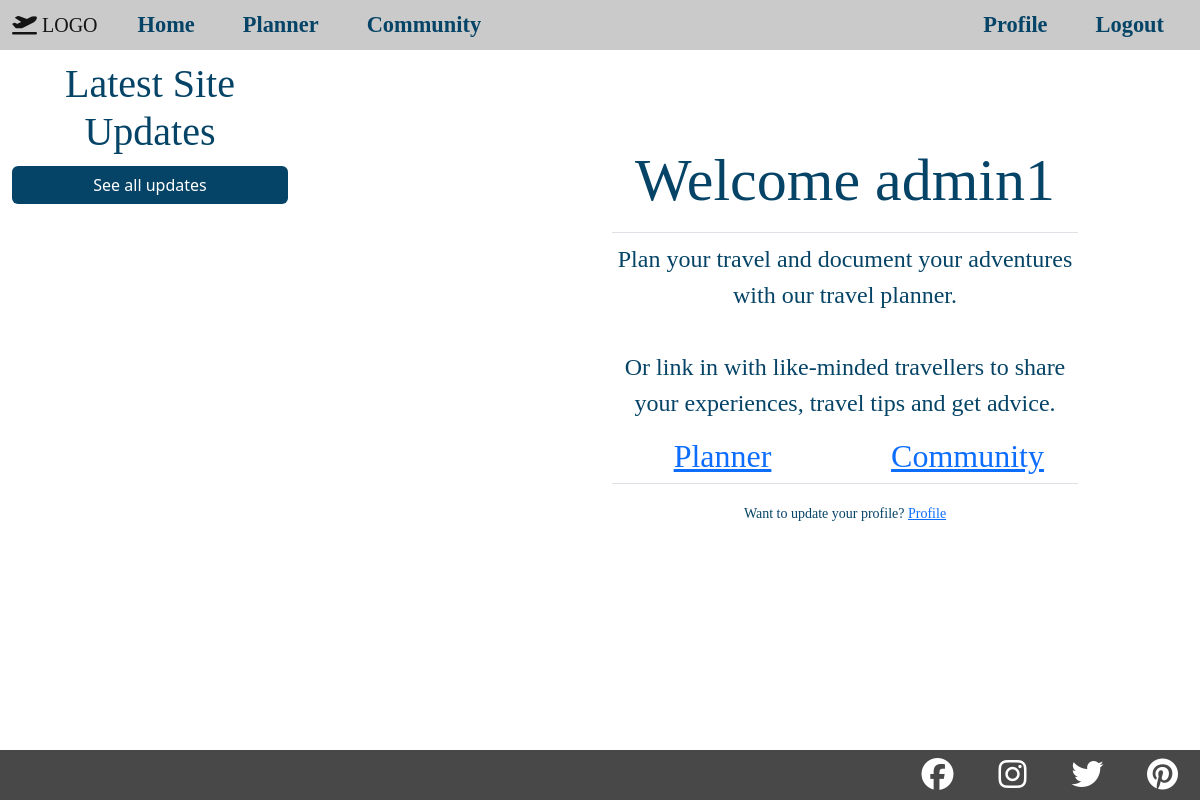
Page / (signed in) on the earlier database version.
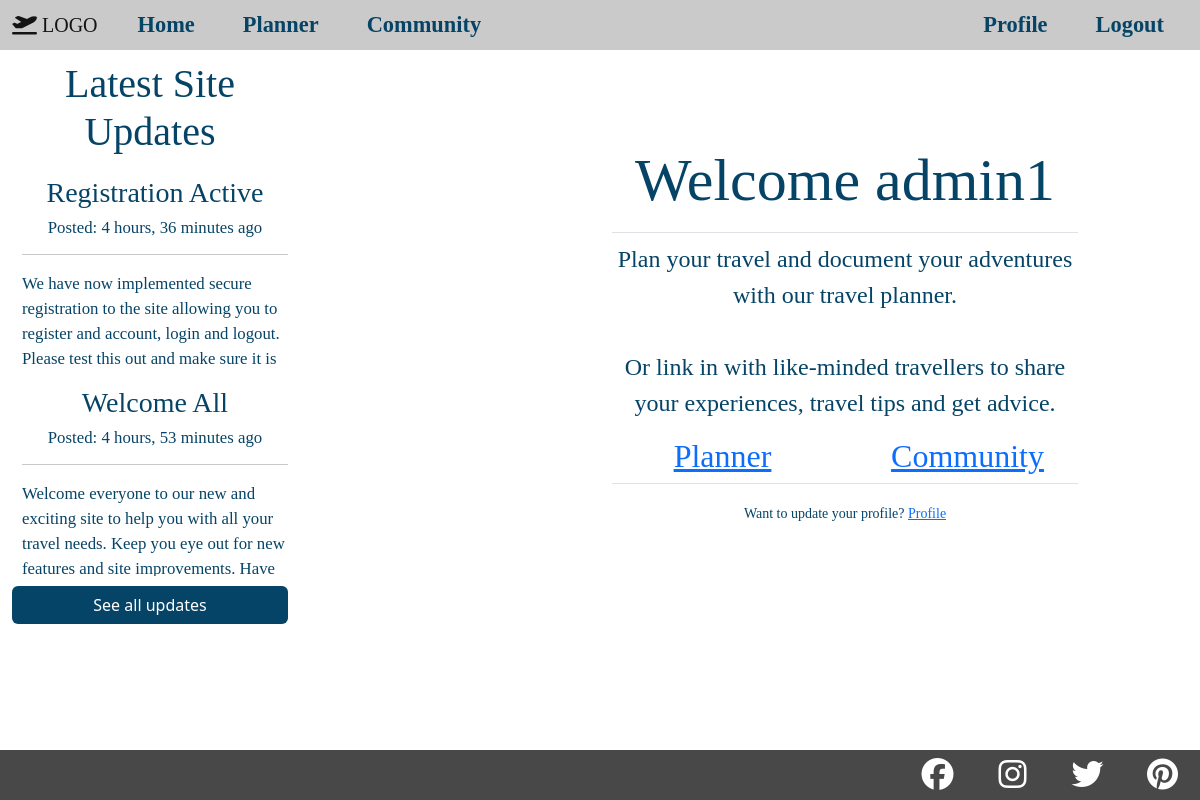
Same page on the later database version.
### site_updates/models.py (models this page shows, shortened)
class Update(models.Model):
    topic = models.ForeignKey(UpdateCatagory, on_delete=models.CASCADE)
    title = models.CharField(max_length=100)
    content = models.TextField()
    update_image = models.ImageField(default=None, upload_to='media/update_pics/', blank=True)
    published_on = models.DateTimeField(auto_now_add=True)
    updated_on = models.DateTimeField(auto_now=True)
    status = models.IntegerField(choices=STATUS, default=0)
    class Meta:
        ordering = ('-published_on',)

### home/views.py (the view)
# urls.py: path('', TravelHome.as_view(), name="travel-home"),
class TravelHome(View):
    def get(self, request):
        updates = Update.objects.filter(status=1).order_by('-published_on')[0:3]
        if request.user.is_authenticated:
            return render(
                request,
                "home/travel-home.html",
                {
                    "tab_title": "Home",
                    "updates": updates,
                },
            )
        else:
            return redirect('home-login')

### home/templates/home/travel-home.html (shortened to what this page needs)
{% extends "home/home-base.html" %}
{% load crispy_forms_tags %}
{% block form-content %}
    <fieldset class="form-group welcome">
        <legend class="border-bottom mb-2 p-2 text-center">
            <h4>
                Welcome {{ user.username }}
                <br>
            </h4>
        </legend>
        <p class="text-center">Plan your travel and document your adventures with our travel planner.<br><br>
            Or link in with like-minded  travellers to share your experiences, travel tips and get advice.</p>
        <div class="row">
            <div class="col">
                <a href="#"><h5 class="text-center">Planner</h5></a>
            </div>
            <div class="col">
                <a href="#"><h5 class="text-center">Community</h5></a>
            </div>
        </div>
    </fieldset>
    <div class="border-top pt-3 mb-3 text-center">
        <small class="p-font">
            Want to update your profile? <a class="ml-2" href="#">Profile</a>
        </small>
    </div>
{% endblock form-content %}

### home/templates/home/home-base.html (shortened to what this page needs)
{% extends "home/base.html" %}
{% block content %}
    <div class="row m-0">
        <div class="d-none d-lg-block col-3 admin-updates-col-main">
            <div class="updates-intro">
                <h4 class="text-center">Latest Site Updates</h4>
            </div>
            {% for update in updates %}
                <div class="update-container">
                    <h4 class="text-center">{{ update.title }}</h4>
                    <h6 class="text-center">Posted: {{ update.published_on|timesince }} ago</h6>
                    <hr>
                    <P>{{ update.content }}</P>
                </div>
            {% endfor %}
            <a class="btn btn-all-topics" href="#">See all updates</a>
        </div>
        <div class="col">
            <div class="row home-mid-row">
                <div class="col-1 col-sm-3 col-lg-6">
                </div>
                <div class="col home-welcome-container">
                    <div class="home-form-container">
                        {% block form-content %}
                        {% endblock form-content%}
                    </div>
                </div>
                <div class="col-1">
                </div>
            </div>
        </div>
    </div>
{% endblock content %}

### home/templates/home/base.html (shortened to what this page needs)
{% load static %}
<!DOCTYPE html>
<html lang="en">
<head>
    <link href="https://cdn.jsdelivr.net/npm/bootstrap@5.2.3/dist/css/bootstrap.min.css" rel="stylesheet">
    <link rel="stylesheet" href="https://cdn.jsdelivr.net/npm/bootstrap-icons@1.10.3/font/bootstrap-icons.css">
    <link rel="stylesheet" href="{% static 'css/main.css' %}">
</head>
<body>
        <section class="navigation">
            <nav class="navbar navbar-expand-lg">
                <div class="container-fluid fixed-top">
                    <a class="navbar-brand" href="#"><i class="fa-solid fa-plane-departure"></i> LOGO</a>
                    <div class="offcanvas offcanvas-end" data-bs-backdrop="true" tabindex="-1" id="offcanvas" aria-labelledby="offcanvasLabel">
                        <div class="top-box">
                            <div class="offcanvas-body">
                                <div class="navbar-nav mr-auto">
                                    <a class="nav-item nav-link px-lg-4" href="{% url 'travel-home' %}">Home</a>
                                    <a class="nav-item nav-link px-lg-4" href="#">Planner</a>
                                    <a class="nav-item nav-link px-lg-4" href="#">Community</a>
                                </div>
                                <div class="navbar-nav ms-auto">
                                    {% if user.is_authenticated %}
                                    <a class="nav-item nav-link px-lg-4" href="#">Profile</a>
                                    <a class="nav-item nav-link px-lg-4" href="{% url 'home-logout' %}">Logout</a>
                                    {% else %}
                                    <a class="nav-item nav-link px-lg-4" href="{% url 'home-login' %}">Login</a>
                                    <a class="nav-item nav-link px-lg-4" href="{% url 'home-register' %}">Register</a>
                                    {% endif %}
                                </div>
                            </div>
                        </div>
                    </div>
                </div>
            </nav>
        </section>
        <main class="main-section">
            {% block content %}
            {% endblock %}
        </main>
        <section id="footer">
            <div class="h-100 d-flex justify-content-end">
                <div class="footer-icons"><a href="#"><i class="social-icons fa-brands fa-facebook"></i></a></div>
                <div class="footer-icons"><a href="#"><i class="social-icons fa-brands fa-instagram"></i></a></div>
                <div class="footer-icons"><a href="#"><i class="social-icons fa-brands fa-twitter"></i></a></div>
                <div class="footer-icons"><a href="#"><i class="social-icons fa-brands fa-pinterest"></i></a></div>
            </div>
        </section>
</body>
</html>

### static/css/main.css (style rules this page uses)
* { padding: 0; margin: 0; box-sizing: border-box; }
h1, h2, h3, h4, h5, h6 { font-family: 'Lora', serif; }
a { font-family: 'Lora', serif; }
p { font-family: 'Merriweather', serif; }
@media (min-width: 768px) { h4 { font-size: 200%; } }
@media (min-width: 768px) { h5 { font-size: 160%; } }
@media (min-width: 768px) { h6 { font-size: 140%; } }
@media (min-width: 768px) { p { font-size: 140%; } }
@media (min-width: 992px) { h4 { font-size: 250%; } }
@media (min-width: 992px) { h5 { font-size: 200%; } }
@media (min-width: 992px) { h6 { font-size: 150%; } }
@media (min-width: 992px) { p { font-size: 150%; } }
.offcanvas { background-color: rgb(6, 68, 103); color: rgb(255, 255, 255); z-index: 1500; }
.container-fluid { background-color: rgb(202, 202, 202); height: 50px; }
.nav-item { color: rgb(6, 68, 103); font-weight: bold; font-size: 140%; }
.social-icons { font-size: xx-large; }
#footer { position: fixed; height: 50px; background-color: rgb(72, 72, 72); bottom: 0px; left: 0px; right: 0px; margin-bottom: 0px; }
.footer-icons { height: 100%; width: 75px; display: flex; justify-content: center; align-items: center; }
.updates-intro { background-color: rgba(255, 255, 255, .9); margin-top: 10px; }
.update-container { background-color: rgba(255, 255, 255, .9); padding-left: 10px; padding-top: 10px; font-size: 70%; overflow-x: none; overflow-y: scroll; max-height: 200px; margin-top: 10px; }
.update-container p, .update-container h4, .update-container h6, .updates-intro h4 { color: rgb(6, 68, 103); }
.btn-all-topics { display: flex; justify-content: center; background-color: rgb(6, 68, 103); color: white; margin-top: 10px; }
.social-icons { color: white; }
.admin-updates-col-main { background-color: rgba(255, 255, 255, 0.5); position: absolute; top: 0; bottom: 0; left: 0; width: 25vw; margin-top: 50px; }
.home-welcome-container { background-color: rgba(255, 255, 255, 0.9); border-radius: 0px 25px 0px 25px; color: rgb(6, 68, 103); }
.home-mid-row { margin: 15vh 0 80px 0; }
.p-font { font-family: 'Merriweather', serif; color: rgb(6, 68, 103); }

### home/templates/home/snippets/home-styles.html (style rules this page uses)
body { background-image: url('https://django-travel-app.s3.eu-west-2.amazonaws.com/images/home/home_background_img_small.jpg'); background-repeat: no-repeat; background-attachment: fixed; background-size: cover; }

Differences in the rows shown:
added Update: title "Registration Active", published_on "4 hours, 36 minutes", content "We have now implemented secure registration to the site allowing you to register and account, login and logout. Please test this out and make sure it is…"
now on this page (row edited): Update: title "Welcome All", published_on "4 hours, 53 minutes", content "Welcome everyone to our new and exciting site to help you with all your travel needs. Keep you eye out for new features and site improvements. Have…"
